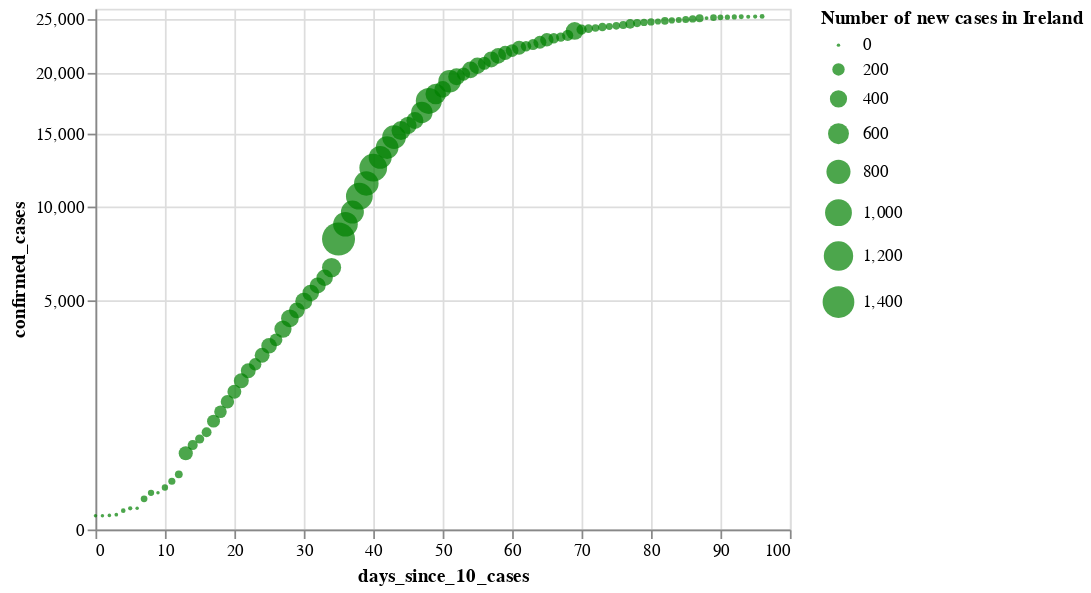

Notebook source saved alongside this figure:
### Code cell
#hide

cases_ie_plot = alt.Chart(source_ie).mark_circle(
    color='green',
    opacity=0.7).encode(
    x='days_since_10_cases:Q',
#     y='confirmed_cases:Q',
    y=alt.Y('confirmed_cases:Q', scale=alt.Scale(type='sqrt')),
    size=alt.Size('new_cases:Q', title="Number of new cases in Ireland"),
    tooltip=['country', 'date:T', 'confirmed_cases', 'new_cases', 'new_deaths']
)#.interactive()

cases_ie_plot

### Figure 1 — Vega-Lite specification as saved in the notebook (floating-point values rounded to 4 significant figures)
{"config": {"view": {"continuousWidth": 400, "continuousHeight": 300}}, "data": {"name": "data-9c9786dd00a1fae00bcc38acf1459469"}, "mark": {"type": "circle", "color": "green", "opacity": 0.7}, "encoding": {"size": {"type": "quantitative", "field": "new_cases", "title": "Number of new cases in Ireland"}, "tooltip": [{"type": "nominal", "field": "country"}, {"type": "temporal", "field": "date"}, {"type": "quantitative", "field": "confirmed_cases"}, {"type": "quantitative", "field": "new_cases"}, {"type": "quantitative", "field": "new_deaths"}], "x": {"type": "quantitative", "field": "days_since_10_cases"}, "y": {"type": "quantitative", "field": "confirmed_cases", "scale": {"type": "sqrt"}}}, "$schema": "https://vega.github.io/schema/vega-lite/v4.0.2.json", "datasets": {"data-9c9786dd00a1fae00bcc38acf1459469": [{"country": "Ireland", "date": "2020-03-06", "days_since_10_cases": 0, "confirmed_cases": 18, "confirmed_cases_per_million": 4.0, "new_cases": 0, "new_deaths": 0, "new_recovered": 0}, {"country": "Ireland", "date": "2020-03-07", "days_since_10_cases": 1, "confirmed_cases": 18, "confirmed_cases_per_million": 4.0, "new_cases": 0, "new_deaths": 0, "new_recovered": 0}, {"country": "Ireland", "date": "2020-03-08", "days_since_10_cases": 2, "confirmed_cases": 19, "confirmed_cases_per_million": 4.0, "new_cases": 1, "new_deaths": 0, "new_recovered": 0}, {"country": "Ireland", "date": "2020-03-09", "days_since_10_cases": 3, "confirmed_cases": 21, "confirmed_cases_per_million": 4.0, "new_cases": 2, "new_deaths": 0, "new_recovered": 0}, {"country": "Ireland", "date": "2020-03-10", "days_since_10_cases": 4, "confirmed_cases": 34, "confirmed_cases_per_million": 7.0, "new_cases": 13, "new_deaths": 0, "new_recovered": 0}, {"country": "Ireland", "date": "2020-03-11", "days_since_10_cases": 5, "confirmed_cases": 43, "confirmed_cases_per_million": 9.0, "new_cases": 9, "new_deaths": 1, "new_recovered": 0}, {"country": "Ireland", "date": "2020-03-12", "days_since_10_cases": 6, "confirmed_cases": 43, "confirmed_cases_per_million": 9.0, "new_cases": 0, "new_deaths": 0, "new_recovered": 0}, {"country": "Ireland", "date": "2020-03-13", "days_since_10_cases": 7, "confirmed_cases": 90, "confirmed_cases_per_million": 18.0, "new_cases": 47, "new_deaths": 0, "new_recovered": 0}, {"country": "Ireland", "date": "2020-03-14", "days_since_10_cases": 8, "confirmed_cases": 129, "confirmed_cases_per_million": 26.0, "new_cases": 39, "new_deaths": 1, "new_recovered": 0}, {"country": "Ireland", "date": "2020-03-15", "days_since_10_cases": 9, "confirmed_cases": 129, "confirmed_cases_per_million": 26.0, "new_cases": 0, "new_deaths": 0, "new_recovered": 0}, {"country": "Ireland", "date": "2020-03-16", "days_since_10_cases": 10, "confirmed_cases": 169, "confirmed_cases_per_million": 34.0, "new_cases": 40, "new_deaths": 0, "new_recovered": 0}, {"country": "Ireland", "date": "2020-03-17", "days_since_10_cases": 11, "confirmed_cases": 223, "confirmed_cases_per_million": 46.0, "new_cases": 54, "new_deaths": 0, "new_recovered": 5}, {"country": "Ireland", "date": "2020-03-18", "days_since_10_cases": 12, "confirmed_cases": 292, "confirmed_cases_per_million": 60.0, "new_cases": 69, "new_deaths": 0, "new_recovered": 0}, {"country": "Ireland", "date": "2020-03-19", "days_since_10_cases": 13, "confirmed_cases": 557, "confirmed_cases_per_million": 114.0, "new_cases": 265, "new_deaths": 1, "new_recovered": 0}, {"country": "Ireland", "date": "2020-03-20", "days_since_10_cases": 14, "confirmed_cases": 683, "confirmed_cases_per_million": 139.0, "new_cases": 126, "new_deaths": 0, "new_recovered": 0}, {"country": "Ireland", "date": "2020-03-21", "days_since_10_cases": 15, "confirmed_cases": 785, "confirmed_cases_per_million": 160.0, "new_cases": 102, "new_deaths": 0, "new_recovered": 0}, {"country": "Ireland", "date": "2020-03-22", "days_since_10_cases": 16, "confirmed_cases": 906, "confirmed_cases_per_million": 185.0, "new_cases": 121, "new_deaths": 1, "new_recovered": 0}, {"country": "Ireland", "date": "2020-03-23", "days_since_10_cases": 17, "confirmed_cases": 1125, "confirmed_cases_per_million": 230.0, "new_cases": 219, "new_deaths": 2, "new_recovered": 0}, {"country": "Ireland", "date": "2020-03-24", "days_since_10_cases": 18, "confirmed_cases": 1329, "confirmed_cases_per_million": 271.0, "new_cases": 204, "new_deaths": 1, "new_recovered": 0}, {"country": "Ireland", "date": "2020-03-25", "days_since_10_cases": 19, "confirmed_cases": 1564, "confirmed_cases_per_million": 319.0, "new_cases": 235, "new_deaths": 2, "new_recovered": 0}, {"country": "Ireland", "date": "2020-03-26", "days_since_10_cases": 20, "confirmed_cases": 1819, "confirmed_cases_per_million": 371.0, "new_cases": 255, "new_deaths": 10, "new_recovered": 0}, {"country": "Ireland", "date": "2020-03-27", "days_since_10_cases": 21, "confirmed_cases": 2121, "confirmed_cases_per_million": 433.0, "new_cases": 302, "new_deaths": 3, "new_recovered": 0}, {"country": "Ireland", "date": "2020-03-28", "days_since_10_cases": 22, "confirmed_cases": 2415, "confirmed_cases_per_million": 493.0, "new_cases": 294, "new_deaths": 14, "new_recovered": 0}, {"country": "Ireland", "date": "2020-03-29", "days_since_10_cases": 23, "confirmed_cases": 2615, "confirmed_cases_per_million": 534.0, "new_cases": 200, "new_deaths": 10, "new_recovered": 0}, {"country": "Ireland", "date": "2020-03-30", "days_since_10_cases": 24, "confirmed_cases": 2910, "confirmed_cases_per_million": 594.0, "new_cases": 295, "new_deaths": 8, "new_recovered": 0}, {"country": "Ireland", "date": "2020-03-31", "days_since_10_cases": 25, "confirmed_cases": 3235, "confirmed_cases_per_million": 660.0, "new_cases": 325, "new_deaths": 17, "new_recovered": 0}, {"country": "Ireland", "date": "2020-04-01", "days_since_10_cases": 26, "confirmed_cases": 3447, "confirmed_cases_per_million": 703.0, "new_cases": 212, "new_deaths": 14, "new_recovered": 0}, {"country": "Ireland", "date": "2020-04-02", "days_since_10_cases": 27, "confirmed_cases": 3849, "confirmed_cases_per_million": 786.0, "new_cases": 402, "new_deaths": 13, "new_recovered": 0}, {"country": "Ireland", "date": "2020-04-03", "days_since_10_cases": 28, "confirmed_cases": 4273, "confirmed_cases_per_million": 872.0, "new_cases": 424, "new_deaths": 22, "new_recovered": 0}, {"country": "Ireland", "date": "2020-04-04", "days_since_10_cases": 29, "confirmed_cases": 4604, "confirmed_cases_per_million": 940.0, "new_cases": 331, "new_deaths": 17, "new_recovered": 20}, {"country": "Ireland", "date": "2020-04-05", "days_since_10_cases": 30, "confirmed_cases": 4994, "confirmed_cases_per_million": 1019.0, "new_cases": 390, "new_deaths": 21, "new_recovered": 0}, {"country": "Ireland", "date": "2020-04-06", "days_since_10_cases": 31, "confirmed_cases": 5364, "confirmed_cases_per_million": 1095.0, "new_cases": 370, "new_deaths": 16, "new_recovered": 0}, {"country": "Ireland", "date": "2020-04-07", "days_since_10_cases": 32, "confirmed_cases": 5709, "confirmed_cases_per_million": 1165.0, "new_cases": 345, "new_deaths": 36, "new_recovered": 0}, {"country": "Ireland", "date": "2020-04-08", "days_since_10_cases": 33, "confirmed_cases": 6074, "confirmed_cases_per_million": 1240.0, "new_cases": 365, "new_deaths": 25, "new_recovered": 0}, {"country": "Ireland", "date": "2020-04-09", "days_since_10_cases": 34, "confirmed_cases": 6574, "confirmed_cases_per_million": 1342.0, "new_cases": 500, "new_deaths": 28, "new_recovered": 0}, {"country": "Ireland", "date": "2020-04-10", "days_since_10_cases": 35, "confirmed_cases": 8089, "confirmed_cases_per_million": 1651.0, "new_cases": 1515, "new_deaths": 24, "new_recovered": 0}, {"country": "Ireland", "date": "2020-04-11", "days_since_10_cases": 36, "confirmed_cases": 8928, "confirmed_cases_per_million": 1822.0, "new_cases": 839, "new_deaths": 33, "new_recovered": 0}, {"country": "Ireland", "date": "2020-04-12", "days_since_10_cases": 37, "confirmed_cases": 9655, "confirmed_cases_per_million": 1970.0, "new_cases": 727, "new_deaths": 14, "new_recovered": 0}, {"country": "Ireland", "date": "2020-04-13", "days_since_10_cases": 38, "confirmed_cases": 10647, "confirmed_cases_per_million": 2173.0, "new_cases": 992, "new_deaths": 31, "new_recovered": 0}, {"country": "Ireland", "date": "2020-04-14", "days_since_10_cases": 39, "confirmed_cases": 11479, "confirmed_cases_per_million": 2343.0, "new_cases": 832, "new_deaths": 41, "new_recovered": 0}, {"country": "Ireland", "date": "2020-04-15", "days_since_10_cases": 40, "confirmed_cases": 12547, "confirmed_cases_per_million": 2561.0, "new_cases": 1068, "new_deaths": 38, "new_recovered": 52}, {"country": "Ireland", "date": "2020-04-16", "days_since_10_cases": 41, "confirmed_cases": 13271, "confirmed_cases_per_million": 2708.0, "new_cases": 724, "new_deaths": 42, "new_recovered": 0}, {"country": "Ireland", "date": "2020-04-17", "days_since_10_cases": 42, "confirmed_cases": 13980, "confirmed_cases_per_million": 2853.0, "new_cases": 709, "new_deaths": 44, "new_recovered": 0}, {"country": "Ireland", "date": "2020-04-18", "days_since_10_cases": 43, "confirmed_cases": 14758, "confirmed_cases_per_million": 3012.0, "new_cases": 778, "new_deaths": 41, "new_recovered": 0}, {"country": "Ireland", "date": "2020-04-19", "days_since_10_cases": 44, "confirmed_cases": 15251, "confirmed_cases_per_million": 3112.0, "new_cases": 493, "new_deaths": 39, "new_recovered": 0}, {"country": "Ireland", "date": "2020-04-20", "days_since_10_cases": 45, "confirmed_cases": 15652, "confirmed_cases_per_million": 3194.0, "new_cases": 401, "new_deaths": 77, "new_recovered": 0}, {"country": "Ireland", "date": "2020-04-21", "days_since_10_cases": 46, "confirmed_cases": 16040, "confirmed_cases_per_million": 3273.0, "new_cases": 388, "new_deaths": 43, "new_recovered": 9156}, {"country": "Ireland", "date": "2020-04-22", "days_since_10_cases": 47, "confirmed_cases": 16671, "confirmed_cases_per_million": 3402.0, "new_cases": 631, "new_deaths": 39, "new_recovered": 0}, {"country": "Ireland", "date": "2020-04-23", "days_since_10_cases": 48, "confirmed_cases": 17607, "confirmed_cases_per_million": 3593.0, "new_cases": 936, "new_deaths": 25, "new_recovered": 0}, {"country": "Ireland", "date": "2020-04-24", "days_since_10_cases": 49, "confirmed_cases": 18184, "confirmed_cases_per_million": 3711.0, "new_cases": 577, "new_deaths": 220, "new_recovered": 0}, {"country": "Ireland", "date": "2020-04-25", "days_since_10_cases": 50, "confirmed_cases": 18561, "confirmed_cases_per_million": 3788.0, "new_cases": 377, "new_deaths": 49, "new_recovered": 0}, {"country": "Ireland", "date": "2020-04-26", "days_since_10_cases": 51, "confirmed_cases": 19262, "confirmed_cases_per_million": 3931.0, "new_cases": 701, "new_deaths": 24, "new_recovered": 0}, {"country": "Ireland", "date": "2020-04-27", "days_since_10_cases": 52, "confirmed_cases": 19648, "confirmed_cases_per_million": 4010.0, "new_cases": 386, "new_deaths": 15, "new_recovered": 0}, {"country": "Ireland", "date": "2020-04-28", "days_since_10_cases": 53, "confirmed_cases": 19877, "confirmed_cases_per_million": 4057.0, "new_cases": 229, "new_deaths": 57, "new_recovered": 0}, {"country": "Ireland", "date": "2020-04-29", "days_since_10_cases": 54, "confirmed_cases": 20253, "confirmed_cases_per_million": 4133.0, "new_cases": 376, "new_deaths": 31, "new_recovered": 4153}, {"country": "Ireland", "date": "2020-04-30", "days_since_10_cases": 55, "confirmed_cases": 20612, "confirmed_cases_per_million": 4207.0, "new_cases": 359, "new_deaths": 42, "new_recovered": 0}, {"country": "Ireland", "date": "2020-05-01", "days_since_10_cases": 56, "confirmed_cases": 20833, "confirmed_cases_per_million": 4252.0, "new_cases": 221, "new_deaths": 33, "new_recovered": 0}, {"country": "Ireland", "date": "2020-05-02", "days_since_10_cases": 57, "confirmed_cases": 21176, "confirmed_cases_per_million": 4322.0, "new_cases": 343, "new_deaths": 21, "new_recovered": 0}, {"country": "Ireland", "date": "2020-05-03", "days_since_10_cases": 58, "confirmed_cases": 21506, "confirmed_cases_per_million": 4389.0, "new_cases": 330, "new_deaths": 17, "new_recovered": 0}, {"country": "Ireland", "date": "2020-05-04", "days_since_10_cases": 59, "confirmed_cases": 21772, "confirmed_cases_per_million": 4443.0, "new_cases": 266, "new_deaths": 16, "new_recovered": 0}, {"country": "Ireland", "date": "2020-05-05", "days_since_10_cases": 60, "confirmed_cases": 21983, "confirmed_cases_per_million": 4486.0, "new_cases": 211, "new_deaths": 20, "new_recovered": 0}, {"country": "Ireland", "date": "2020-05-06", "days_since_10_cases": 61, "confirmed_cases": 22248, "confirmed_cases_per_million": 4540.0, "new_cases": 265, "new_deaths": 36, "new_recovered": 3724}, {"country": "Ireland", "date": "2020-05-07", "days_since_10_cases": 62, "confirmed_cases": 22385, "confirmed_cases_per_million": 4568.0, "new_cases": 137, "new_deaths": 28, "new_recovered": 0}, {"country": "Ireland", "date": "2020-05-08", "days_since_10_cases": 63, "confirmed_cases": 22541, "confirmed_cases_per_million": 4600.0, "new_cases": 156, "new_deaths": 26, "new_recovered": 0}, {"country": "Ireland", "date": "2020-05-09", "days_since_10_cases": 64, "confirmed_cases": 22760, "confirmed_cases_per_million": 4645.0, "new_cases": 219, "new_deaths": 17, "new_recovered": 0}, {"country": "Ireland", "date": "2020-05-10", "days_since_10_cases": 65, "confirmed_cases": 22996, "confirmed_cases_per_million": 4693.0, "new_cases": 236, "new_deaths": 12, "new_recovered": 0}, {"country": "Ireland", "date": "2020-05-11", "days_since_10_cases": 66, "confirmed_cases": 23135, "confirmed_cases_per_million": 4721.0, "new_cases": 139, "new_deaths": 9, "new_recovered": 0}, {"country": "Ireland", "date": "2020-05-12", "days_since_10_cases": 67, "confirmed_cases": 23242, "confirmed_cases_per_million": 4743.0, "new_cases": 107, "new_deaths": 21, "new_recovered": 0}, {"country": "Ireland", "date": "2020-05-13", "days_since_10_cases": 68, "confirmed_cases": 23401, "confirmed_cases_per_million": 4776.0, "new_cases": 159, "new_deaths": 9, "new_recovered": 2360}, {"country": "Ireland", "date": "2020-05-14", "days_since_10_cases": 69, "confirmed_cases": 23827, "confirmed_cases_per_million": 4863.0, "new_cases": 426, "new_deaths": 9, "new_recovered": 0}, {"country": "Ireland", "date": "2020-05-15", "days_since_10_cases": 70, "confirmed_cases": 23956, "confirmed_cases_per_million": 4889.0, "new_cases": 129, "new_deaths": 12, "new_recovered": 0}, {"country": "Ireland", "date": "2020-05-16", "days_since_10_cases": 71, "confirmed_cases": 24048, "confirmed_cases_per_million": 4908.0, "new_cases": 92, "new_deaths": 15, "new_recovered": 0}, {"country": "Ireland", "date": "2020-05-17", "days_since_10_cases": 72, "confirmed_cases": 24112, "confirmed_cases_per_million": 4921.0, "new_cases": 64, "new_deaths": 10, "new_recovered": 0}, {"country": "Ireland", "date": "2020-05-18", "days_since_10_cases": 73, "confirmed_cases": 24200, "confirmed_cases_per_million": 4939.0, "new_cases": 88, "new_deaths": 4, "new_recovered": 0}, {"country": "Ireland", "date": "2020-05-19", "days_since_10_cases": 74, "confirmed_cases": 24251, "confirmed_cases_per_million": 4949.0, "new_cases": 51, "new_deaths": 14, "new_recovered": 0}, {"country": "Ireland", "date": "2020-05-20", "days_since_10_cases": 75, "confirmed_cases": 24315, "confirmed_cases_per_million": 4962.0, "new_cases": 64, "new_deaths": 10, "new_recovered": 1590}, {"country": "Ireland", "date": "2020-05-21", "days_since_10_cases": 76, "confirmed_cases": 24391, "confirmed_cases_per_million": 4978.0, "new_cases": 76, "new_deaths": 12, "new_recovered": 0}, {"country": "Ireland", "date": "2020-05-22", "days_since_10_cases": 77, "confirmed_cases": 24506, "confirmed_cases_per_million": 5001.0, "new_cases": 115, "new_deaths": 9, "new_recovered": 0}, {"country": "Ireland", "date": "2020-05-23", "days_since_10_cases": 78, "confirmed_cases": 24582, "confirmed_cases_per_million": 5017.0, "new_cases": 76, "new_deaths": 12, "new_recovered": 0}, {"country": "Ireland", "date": "2020-05-24", "days_since_10_cases": 79, "confirmed_cases": 24639, "confirmed_cases_per_million": 5028.0, "new_cases": 57, "new_deaths": 4, "new_recovered": 0}, {"country": "Ireland", "date": "2020-05-25", "days_since_10_cases": 80, "confirmed_cases": 24698, "confirmed_cases_per_million": 5040.0, "new_cases": 59, "new_deaths": -2, "new_recovered": 0}, {"country": "Ireland", "date": "2020-05-26", "days_since_10_cases": 81, "confirmed_cases": 24735, "confirmed_cases_per_million": 5048.0, "new_cases": 37, "new_deaths": 9, "new_recovered": 0}, {"country": "Ireland", "date": "2020-05-27", "days_since_10_cases": 82, "confirmed_cases": 24803, "confirmed_cases_per_million": 5062.0, "new_cases": 68, "new_deaths": 16, "new_recovered": 1029}, {"country": "Ireland", "date": "2020-05-28", "days_since_10_cases": 83, "confirmed_cases": 24841, "confirmed_cases_per_million": 5070.0, "new_cases": 38, "new_deaths": 8, "new_recovered": 0}, {"country": "Ireland", "date": "2020-05-29", "days_since_10_cases": 84, "confirmed_cases": 24876, "confirmed_cases_per_million": 5077.0, "new_cases": 35, "new_deaths": 6, "new_recovered": 0}, {"country": "Ireland", "date": "2020-05-30", "days_since_10_cases": 85, "confirmed_cases": 24929, "confirmed_cases_per_million": 5088.0, "new_cases": 53, "new_deaths": 6, "new_recovered": 0}, {"country": "Ireland", "date": "2020-05-31", "days_since_10_cases": 86, "confirmed_cases": 24990, "confirmed_cases_per_million": 5100.0, "new_cases": 61, "new_deaths": 1, "new_recovered": 0}, {"country": "Ireland", "date": "2020-06-01", "days_since_10_cases": 87, "confirmed_cases": 25062, "confirmed_cases_per_million": 5115.0, "new_cases": 72, "new_deaths": -2, "new_recovered": 0}, {"country": "Ireland", "date": "2020-06-02", "days_since_10_cases": 88, "confirmed_cases": 25066, "confirmed_cases_per_million": 5116.0, "new_cases": 4, "new_deaths": 8, "new_recovered": 0}, {"country": "Ireland", "date": "2020-06-03", "days_since_10_cases": 89, "confirmed_cases": 25111, "confirmed_cases_per_million": 5125.0, "new_cases": 45, "new_deaths": 1, "new_recovered": 609}, {"country": "Ireland", "date": "2020-06-04", "days_since_10_cases": 90, "confirmed_cases": 25142, "confirmed_cases_per_million": 5131.0, "new_cases": 31, "new_deaths": 5, "new_recovered": 0}, {"country": "Ireland", "date": "2020-06-05", "days_since_10_cases": 91, "confirmed_cases": 25163, "confirmed_cases_per_million": 5135.0, "new_cases": 21, "new_deaths": 6, "new_recovered": 0}, {"country": "Ireland", "date": "2020-06-06", "days_since_10_cases": 92, "confirmed_cases": 25183, "confirmed_cases_per_million": 5139.0, "new_cases": 20, "new_deaths": 8, "new_recovered": 0}, {"country": "Ireland", "date": "2020-06-07", "days_since_10_cases": 93, "confirmed_cases": 25201, "confirmed_cases_per_million": 5143.0, "new_cases": 18, "new_deaths": 1, "new_recovered": 0}, {"country": "Ireland", "date": "2020-06-08", "days_since_10_cases": 94, "confirmed_cases": 25207, "confirmed_cases_per_million": 5144.0, "new_cases": 6, "new_deaths": 4, "new_recovered": 0}, {"country": "Ireland", "date": "2020-06-09", "days_since_10_cases": 95, "confirmed_cases": 25215, "confirmed_cases_per_million": 5146.0, "new_cases": 8, "new_deaths": 8, "new_recovered": 0}, {"country": "Ireland", "date": "2020-06-10", "days_since_10_cases": 96, "confirmed_cases": 25231, "confirmed_cases_per_million": 5149.0, "new_cases": 16, "new_deaths": 4, "new_recovered": 0}]}}
